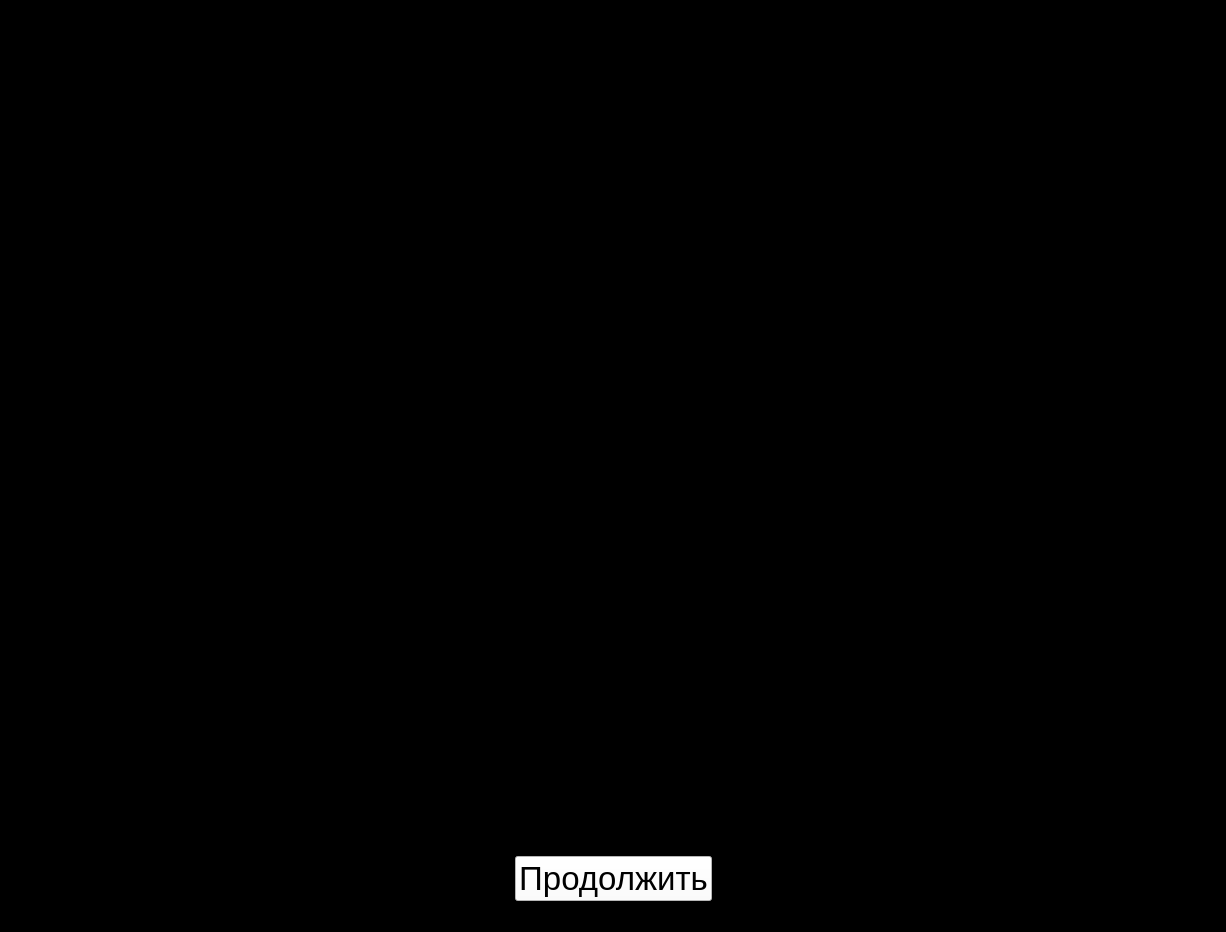
<?xml version="1.0" encoding="UTF-8"?>
<ui version="4.0">
 <class>MainWindow</class>
 <widget class="QMainWindow" name="MainWindow">
  <property name="geometry">
   <rect>
    <x>0</x>
    <y>0</y>
    <width>1226</width>
    <height>932</height>
   </rect>
  </property>
  <property name="windowTitle">
   <string>MainWindow</string>
  </property>
  <property name="styleSheet">
   <string notr="true">background-color: rgb(0, 0, 0);</string>
  </property>
  <widget class="QWidget" name="centralwidget">
   <layout class="QHBoxLayout" name="horizontalLayout">
    <item>
     <spacer name="horizontalSpacer">
      <property name="orientation">
       <enum>Qt::Horizontal</enum>
      </property>
      <property name="sizeHint" stdset="0">
       <size>
        <width>40</width>
        <height>20</height>
       </size>
      </property>
     </spacer>
    </item>
    <item>
     <layout class="QVBoxLayout" name="verticalLayout">
      <item>
       <spacer name="verticalSpacer">
        <property name="orientation">
         <enum>Qt::Vertical</enum>
        </property>
        <property name="sizeHint" stdset="0">
         <size>
          <width>20</width>
          <height>40</height>
         </size>
        </property>
       </spacer>
      </item>
      <item>
       <widget class="QLabel" name="label">
        <property name="text">
         <string>TextLabel</string>
        </property>
       </widget>
      </item>
      <item>
       <widget class="QPushButton" name="pushButton">
        <property name="font">
         <font>
          <pointsize>25</pointsize>
         </font>
        </property>
        <property name="styleSheet">
         <string notr="true">background-color: rgb(255, 255, 255);</string>
        </property>
        <property name="text">
         <string>Продолжить</string>
        </property>
       </widget>
      </item>
     </layout>
    </item>
    <item>
     <spacer name="horizontalSpacer_2">
      <property name="orientation">
       <enum>Qt::Horizontal</enum>
      </property>
      <property name="sizeHint" stdset="0">
       <size>
        <width>40</width>
        <height>20</height>
       </size>
      </property>
     </spacer>
    </item>
   </layout>
  </widget>
  <widget class="QMenuBar" name="menubar">
   <property name="geometry">
    <rect>
     <x>0</x>
     <y>0</y>
     <width>1226</width>
     <height>21</height>
    </rect>
   </property>
  </widget>
  <widget class="QStatusBar" name="statusbar"/>
 </widget>
 <resources/>
 <connections/>
</ui>
